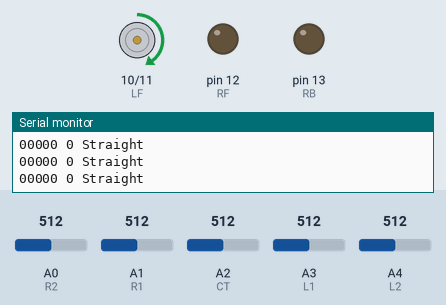
The sketch below on a simulated Arduino Uno, built with avr-gcc and run on an emulated ATmega328P. Parts: motor-driver pin pairs drawn as motors (green arrow = first pin HIGH = forward, orange = second pin HIGH = backward, longer = more drive), output pins drawn as LEDs (lit = HIGH), the last lines printed to the serial monitor. The test bench sets the inputs (shaded band); at power-on: A3 (L1) = 512, A0 (R2) = 512, A1 (R1) = 512, A2 (CT) = 512, A4 (L2) = 512.

Above: at 1.2 s.
1.3 s: A3 (L1) set to 408
4.3 s: A3 (L1) set to 391
At 5.3 s:
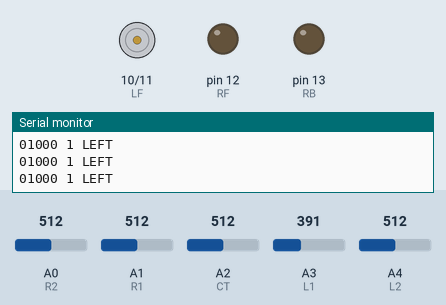
5.8 s: A0 (R2) set to 417
8.8 s: A0 (R2) set to 391
Timing chart, 0 to 11.6 s (numbered marks = the images above; inputs shaded):
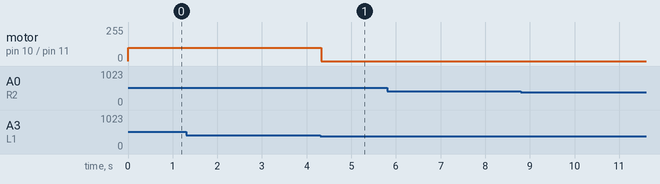

Measured:
- the behaviour switches between 400 and 399 on A3 (L1) (found by bisection; images 0 and 1)
- after the input at 4.3 s, motor on pin 10 (LF) / pin 11 (LB): forward 100/255 → stopped at once

The sketch:

Line_Trace.ino
```cpp
#include "parameters.h"

void setup()
{
  pinMode(RF, OUTPUT);
  pinMode(RB, OUTPUT);
  pinMode(LF, OUTPUT);
  pinMode(LB, OUTPUT);
  Serial.begin(9600); //PC (Debug)
}

void loop()
{
  int sum_black = 5;
  const bool R1_black = analogRead(R1) < DR1;
  const bool R2_black = analogRead(R2) < DR2;
  const bool CT_black = analogRead(CT) < DCT;
  const bool L1_black = analogRead(L2) < DL2;
  const bool L2_black = analogRead(L1) < DL1;
  sum_black = R1_black ? sum_black : sum_black - 1;
  sum_black = R2_black ? sum_black : sum_black - 1;
  sum_black = CT_black ? sum_black : sum_black - 1;
  sum_black = L2_black ? sum_black : sum_black - 1;
  sum_black = L1_black ? sum_black : sum_black - 1;
  Serial.print(L1_black);
  Serial.print(L2_black);
  Serial.print(CT_black);
  Serial.print(R2_black);
  Serial.print(R1_black);
  Serial.print(" ");
  Serial.print(sum_black);
  Serial.print(" ");

  if (sum_black <= 2) {
    if (CT_black) {
      MoveS();
    }
    else {
      if ((R1_black || R2_black) && (L1_black || L2_black) ) {
        Move(0, 0);
      }
      else {
        if (R1_black || R2_black) {
          MoveR();
        }
        else if (L1_black || L2_black) {
          MoveL();
        }
        else {
          MoveS();
        }
      }
    }
  }
  /*else{
      if(L1_black && L2_black){
          MoveL();
      }
    }*/
}
```

functions.ino
```cpp
#include"parameters.h"

void MoveStop(int time) {
  Serial.println("90 LEFT");
  Move(0, 0);
  delay(time);
}
void Move90L() {
  while (true) {
    MoveL();
    if (analogRead(CT) < DCT) {
      break;
    }
  }
  Serial.println("90 LEFT");
  Move(-MSL, MSR);
  delay(1300);
}
void MoveR() {
  Serial.println("RIGHT");
  Serial.println("RIGHT");
  Move(MSL, 0);
  delayMicroseconds(10);

}
void MoveL() {
  Serial.println("LEFT");
  Move(0, MSR);
  delayMicroseconds(10);
}
void MoveS() {
  Serial.println("Straight");
  Move(MSL, MSR);
  delayMicroseconds(10);
}

void Move (int Lp, int Rp) {
  if (Lp >= 0) {
    analogWrite(LF, Lp);
    analogWrite(LB, 0);
  }
  else {
    analogWrite(LF, 0);
    analogWrite(LB, -Lp);
  }
  if (Rp >= 0) {
    analogWrite(RF, Rp);
    analogWrite(RB, 0);
  }
  else {
    analogWrite(RF, 0);
    analogWrite(RB, -Rp);
  }
}
```

parameters.h
```cpp
#pragma once

const int R2 = A0;
const int R1 = A1;
const int CT = A2;
const int L1 = A3;
const int L2 = A4;
//↑photo sensors

const int LF = 10;
const int LB = 11;
const int RF = 12;
const int RB = 13;
//↑motors

const int DR2 = 400;
const int DR1 = 400;
const int DCT = 400;
const int DL1 = 400;
const int DL2 = 400;
//↑default photo ensor values

const int SMSL = 100;
const int SMSR = 100;
const int MSL = 100;
const int MSR = 100;
//↑motor speed
```
